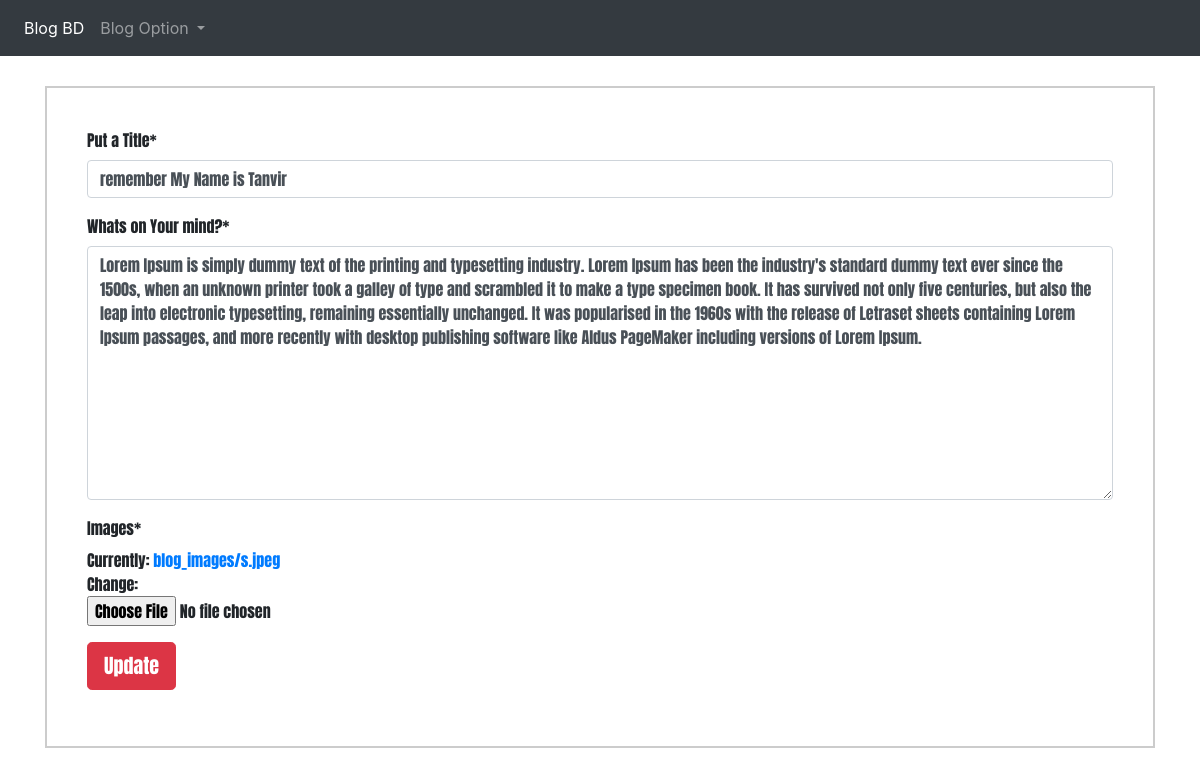
The app's page /blog/edit/3/ (signed in) with its own data.
### App_Blog/models.py (models this page shows, shortened)
class Blog(models.Model):
    author       = models.ForeignKey(User,on_delete=models.CASCADE,related_name="post_author")
    blog_title   = models.CharField(max_length=254,verbose_name="Put a Title")
    slug         = models.SlugField(max_length=254,unique=True)
    blog_content = models.TextField(verbose_name="Whats on Your mind?")
    blog_image   = models.ImageField(upload_to="blog_images",verbose_name="images")
    publish_date = models.DateTimeField(auto_now_add=True)
    update_date  = models.DateTimeField(auto_now=True)
    class Meta:
        ordering = ['-publish_date']

### App_Blog/views.py (the view, shortened to what this page needs)
# urls.py: path('edit/<int:pk>/', views.UpdateBlog.as_view(), name='edit_blog'),
class UpdateBlog(LoginRequiredMixin,UpdateView):
    model  = Blog
    fields = ('blog_title','blog_content','blog_image')
    template_name = "App_Blog/edit_blog.html"

### templates/App_Blog/edit_blog.html (shortened to what this page needs)
{% extends "nav.html" %}
{% load static %}
{% load crispy_forms_tags %}
{% block body_block %}
{% if blog.author == user %}
<div class="edit_form">
    <form method="POST" enctype="multipart/form-data">
        {{form|crispy}}
        <button type="submit" class="btn btn-danger btn-lg" name="button">Update</button>
        {% else %}
            <p>Your are not allowed to view this page. 404</p>
    </form>
</div>
{% endif %}
{% endblock %}

### templates/App_Blog/edit_blog.html (style rules this page uses)
.edit_form { width:100%; border:2px solid #ccc; padding:40px; font-family:'Anton',sans-serif; }

### records on screen
Blog: blog_title "remember My Name is Tanvir", blog_content "Lorem Ipsum is simply dummy text of the printing and typesetting industry. Lorem Ipsum has been the industry's standard dummy text ever since the 1500s, when an unknown printer took a galley of type and scrambled it to make a type specimen book. It has survived not only five centuries, but also the leap into electronic typesetting, remaining essentially unchanged. It was popularised in the 1960s with the release of Letraset sheets containing Lorem Ipsum passages, and more recently with desktop publishing software like Aldus PageMaker including versions of Lorem Ipsum."
